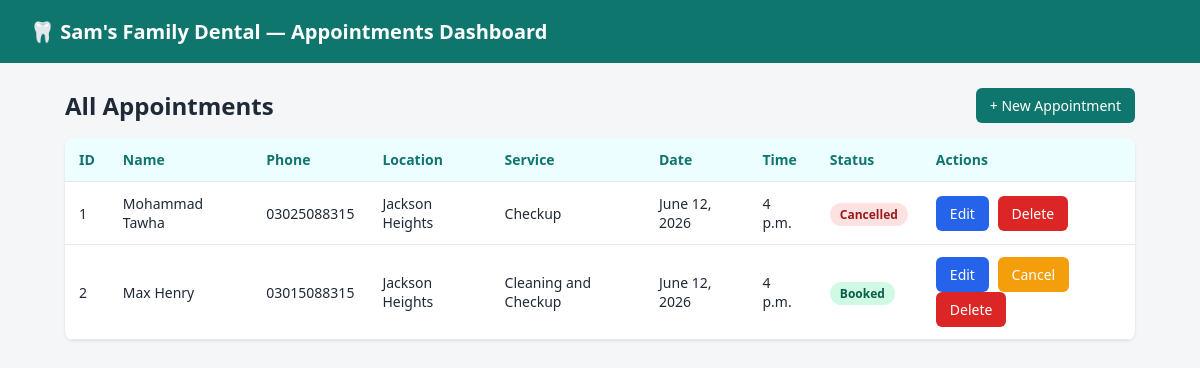
The page / on the database its author committed.
### appointments/models.py (models this page shows, shortened)
class Appointment(models.Model):
    STATUS_CHOICES = [
        ("booked", "Booked"),
        ("cancelled", "Cancelled"),
        ("rescheduled", "Rescheduled"),
        ("completed", "Completed"),
    ]
    LOCATION_CHOICES = [
        ("Jackson Heights", "Jackson Heights - 8202 Roosevelt Ave"),
        ("Woodside", "Woodside - 39-72 61st St"),
    ]
    name = models.CharField(max_length=100)
    phone = models.CharField(max_length=20)
    location = models.CharField(max_length=100, choices=LOCATION_CHOICES, default="Jackson Heights")
    service = models.CharField(max_length=150)
    date = models.DateField()
    time = models.TimeField()
    status = models.CharField(max_length=20, choices=STATUS_CHOICES, default="booked")
    notes = models.TextField(blank=True, null=True)
    created_at = models.DateTimeField(auto_now_add=True)
    updated_at = models.DateTimeField(auto_now=True)
    class Meta:
        ordering = ["date", "time"]

### appointments/views.py (the view)
# urls.py: path("", views.dashboard, name="dashboard"),
def dashboard(request):
    appointments = Appointment.objects.all().order_by("date", "time")
    today = timezone.localdate()
    return render(request, "appointments/dashboard.html", {
        "appointments": appointments,
        "today": today,
    })

### appointments/templates/appointments/dashboard.html
{% extends "appointments/base.html" %}
{% block content %}
<div class="top-bar">
    <h2>All Appointments</h2>
    <a href="{% url 'add_appointment' %}" class="btn btn-primary">+ New Appointment</a>
</div>
<table>
    <tr>
        <th>ID</th>
        <th>Name</th>
        <th>Phone</th>
        <th>Location</th>
        <th>Service</th>
        <th>Date</th>
        <th>Time</th>
        <th>Status</th>
        <th>Actions</th>
    </tr>
    {% for a in appointments %}
    <tr>
        <td>{{ a.id }}</td>
        <td>{{ a.name }}</td>
        <td>{{ a.phone }}</td>
        <td>{{ a.location }}</td>
        <td>{{ a.service }}</td>
        <td>{{ a.date }}</td>
        <td>{{ a.time }}</td>
        <td><span class="status status-{{ a.status }}">{{ a.get_status_display }}</span></td>
        <td class="actions">
            <a href="{% url 'edit_appointment' a.id %}" class="btn btn-edit">Edit</a>
            {% if a.status == "booked" or a.status == "rescheduled" %}
            <a href="{% url 'cancel_appointment' a.id %}" class="btn btn-cancel"
               onclick="return confirm('Cancel this appointment?');">Cancel</a>
            {% endif %}
            <a href="{% url 'delete_appointment' a.id %}" class="btn btn-delete"
               onclick="return confirm('Delete permanently?');">Delete</a>
        </td>
    </tr>
    {% empty %}
    <tr><td colspan="9" style="text-align:center; padding:25px;">No appointments yet.</td></tr>
    {% endfor %}
</table>
{% endblock %}

### appointments/templates/appointments/base.html (shortened to what this page needs)
<!DOCTYPE html>
<html lang="en">
<head>
</head>
<body>
    <header>
        <h1>🦷 Sam's Family Dental — Appointments Dashboard</h1>
    </header>
    <div class="container">
        {% block content %}{% endblock %}
    </div>
</body>
</html>

### appointments/templates/appointments/base.html (style rules this page uses)
* { box-sizing: border-box; margin: 0; padding: 0; font-family: 'Segoe UI', Arial, sans-serif; }
body { background: #f4f6f8; color: #1f2937; }
header { background: #0f766e; color: #fff; padding: 18px 30px; display: flex; justify-content: space-between; align-items: center; }
header h1 { font-size: 20px; }
.container { max-width: 1100px; margin: 25px auto; padding: 0 15px; }
.btn { display: inline-block; padding: 8px 14px; border-radius: 6px; text-decoration: none; font-size: 14px; border: none; cursor: pointer; }
.btn-primary { background: #0f766e; color: #fff; }
.btn-edit { background: #2563eb; color: #fff; }
.btn-cancel { background: #f59e0b; color: #fff; }
.btn-delete { background: #dc2626; color: #fff; }
table { width: 100%; border-collapse: collapse; background: #fff; border-radius: 8px; overflow: hidden; box-shadow: 0 1px 3px rgba(0,0,0,0.1); margin-top: 15px; }
th, td { padding: 12px 14px; text-align: left; border-bottom: 1px solid #e5e7eb; font-size: 14px; }
th { background: #ecfeff; color: #0f766e; }
.status { padding: 3px 10px; border-radius: 12px; font-size: 12px; font-weight: 600; }
.status-booked { background: #d1fae5; color: #065f46; }
.status-cancelled { background: #fee2e2; color: #991b1b; }
.actions a, .actions button { margin-right: 5px; }
.top-bar { display: flex; justify-content: space-between; align-items: center; margin-bottom: 10px; }

### rows shown on the page
Appointment: id "1", name "Mohammad Tawha", phone "03025088315", location "Jackson Heights", service "Checkup", date "June 12, 2026", time "4 p.m.", status "Cancelled"
Appointment: id "2", name "Max Henry", phone "03015088315", location "Jackson Heights", service "Cleaning and Checkup", date "June 12, 2026", time "4 p.m.", status "Booked", shows "Cancel"
